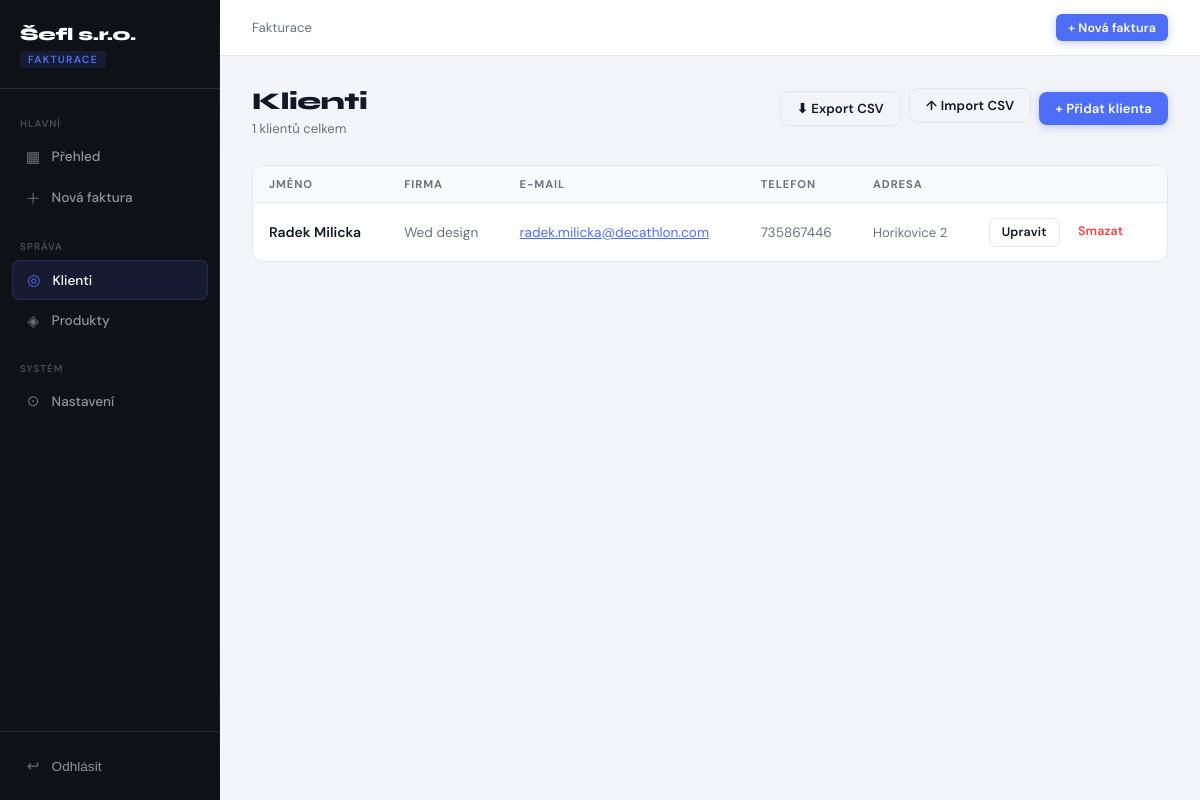
The app's page /clients (signed in) with its own data.
### tables this page shows
CREATE TABLE clients (
    id          INTEGER PRIMARY KEY AUTOINCREMENT,
    name        TEXT    NOT NULL,
    company     TEXT,
    email       TEXT    UNIQUE,
    phone       TEXT,
    address     TEXT,
    created_at  TEXT    NOT NULL DEFAULT (datetime('now')),
    updated_at  TEXT    NOT NULL DEFAULT (datetime('now'))
);

### app.py (the view)
@app.route('/clients')
@login_required
def clients():
    return render_template('clients.html', clients=get_all_clients())

### app.py (called while the page is built)
def login_required(f):
    @wraps(f)
    def decorated(*args, **kwargs):
        if not session.get('logged_in'):
            return redirect(url_for('login', next=request.path))
        return f(*args, **kwargs)
    return decorated

### database.py (called while the page is built)
def get_connection():
    conn = sqlite3.connect(DB_PATH)
    conn.row_factory = sqlite3.Row          # access columns by name
    conn.execute('PRAGMA foreign_keys = ON')
    conn.execute('PRAGMA journal_mode = WAL')
    return conn

@contextmanager
def get_db():
    conn = get_connection()
    try:
        yield conn
        conn.commit()
    except Exception:
        conn.rollback()
        raise
    finally:
        conn.close()

def _rows_to_list(rows):
    return [dict(r) for r in rows]

def get_all_clients():
    with get_db() as conn:
        rows = conn.execute('SELECT * FROM clients ORDER BY name').fetchall()
    return _rows_to_list(rows)

### templates/clients.html (shortened to what this page needs)
{% extends "base.html" %}
{% block content %}
<div class="page-header">
  <div>
    <h1>Klienti</h1>
    <div class="page-desc">{{ clients|length }} klientů celkem</div>
  </div>
  <div class="page-actions">
    <a href="/export/clients/csv" class="btn btn-outline">⬇ Export CSV</a>
    <label class="btn btn-outline" style="cursor:pointer;">
      ↑ Import CSV
    </label>
    <a href="/clients/add" class="btn btn-primary">+ Přidat klienta</a>
  </div>
</div>
<div class="card" style="padding:0; overflow:hidden;">
  <table>
    <thead>
      <tr>
        <th>Jméno</th>
        <th>Firma</th>
        <th>E-mail</th>
        <th>Telefon</th>
        <th>Adresa</th>
        <th></th>
      </tr>
    </thead>
    <tbody>
      {% for c in clients %}
      <tr>
        <td style="font-weight:600;">{{ c.name }}</td>
        <td style="color:var(--muted); font-size:0.85rem;">{{ c.company or '—' }}</td>
        <td style="font-size:0.85rem;">
          {% if c.email %}<a href="mailto:{{ c.email }}" style="color:var(--accent);">{{ c.email }}</a>{% else %}—{% endif %}
        </td>
        <td style="font-size:0.85rem; color:var(--muted);">{{ c.phone or '—' }}</td>
        <td style="font-size:0.82rem; color:var(--muted); max-width:200px; overflow:hidden; text-overflow:ellipsis; white-space:nowrap;">{{ c.address or '—' }}</td>
        <td>
          <div style="display:flex; gap:0.4rem;">
            <a href="/clients/edit/{{ c.id }}" class="btn btn-outline btn-sm">Upravit</a>
            <form method="post" action="/clients/delete/{{ c.id }}" onsubmit="return confirm('Smazat klienta {{ c.name }}?')" style="margin:0;">
              <button class="btn btn-ghost btn-sm" type="submit" style="color:var(--red);">Smazat</button>
            </form>
          </div>
        </td>
      </tr>
      {% endfor %}
    </tbody>
  </table>
</div>
{% endblock %}

### templates/base.html (style rules this page uses)
:root { --sidebar-w: 220px; --navy: #0F1117; --navy-mid: #181C27; --navy-border: #252A38; --accent: #4F6EF7; --accent-dim: rgba(79,110,247,0.12); --accent-glow: rgba(79,110,247,0.35); --green: #22C55E; --green-dim: rgba(34,197,94,0.12); --amber: #F59E0B; --amber-dim: rgba(245,158,11,0.12); --red: #EF4444; --red-dim: rgba(239,68,68,0.12); --bg: #F4F5F9; --surface: #FFFFFF; --border: #E5E7EF; --text: #111827; --muted: #6B7280; --light: #F9FAFB; }
*, *::before, *::after { box-sizing: border-box; margin: 0; padding: 0; }
body { font-family: 'DM Sans', system-ui, sans-serif; background: var(--bg); color: var(--text); display: flex; min-height: 100vh; font-size: 14px; }
.page-header { display: flex; justify-content: space-between; align-items: flex-start; margin-bottom: 1.75rem; gap: 1rem; }
.page-header h1 { font-family: 'Syne', sans-serif; font-size: 1.5rem; font-weight: 800; color: var(--text); letter-spacing: -0.4px; line-height: 1.2; }
.page-header .page-desc { font-size: 0.82rem; color: var(--muted); margin-top: 3px; }
.page-actions { display: flex; gap: 0.5rem; flex-wrap: wrap; align-items: center; }
.card { background: var(--surface); border: 1px solid var(--border); border-radius: 12px; padding: 1.5rem; }
.btn { display: inline-flex; align-items: center; gap: 0.4rem; padding: 0.5rem 1rem; border-radius: 8px; font-size: 0.82rem; font-weight: 600; cursor: pointer; border: none; transition: all 0.15s; text-decoration: none; white-space: nowrap; font-family: 'DM Sans', sans-serif; letter-spacing: 0.01em; }
.btn-primary { background: var(--accent); color: #fff; box-shadow: 0 2px 8px var(--accent-glow); }
.btn-outline { background: transparent; color: var(--text); border: 1px solid var(--border); }
.btn-ghost { background: transparent; color: var(--muted); border: none; }
.btn-sm { padding: 0.35rem 0.75rem; font-size: 0.78rem; border-radius: 6px; }
table { width: 100%; border-collapse: collapse; }
th { text-align: left; font-size: 0.7rem; font-weight: 700; letter-spacing: 0.08em; text-transform: uppercase; color: var(--muted); padding: 0.7rem 1rem; border-bottom: 1px solid var(--border); background: var(--light); }
th:first-child { border-radius: 8px 0 0 0; }
th:last-child { border-radius: 0 8px 0 0; }
td { padding: 0.9rem 1rem; border-bottom: 1px solid var(--border); font-size: 0.875rem; vertical-align: middle; color: var(--text); }
tr:last-child td { border-bottom: none; }
label { display: block; font-size: 0.78rem; font-weight: 600; color: var(--muted); margin-bottom: 0.4rem; letter-spacing: 0.02em; }
.container > * { animation: fadeUp 0.25s ease both; }
.container > *:nth-child(1) { animation-delay: 0.02s; }
.container > *:nth-child(2) { animation-delay: 0.05s; }

### records on screen
clients: name "Radek Milicka", company "Wed design", email "radek.milicka@decathlon.com", phone "735867446", address "Horikovice 2"

### other values on screen
{{ clients|length }} "1"
